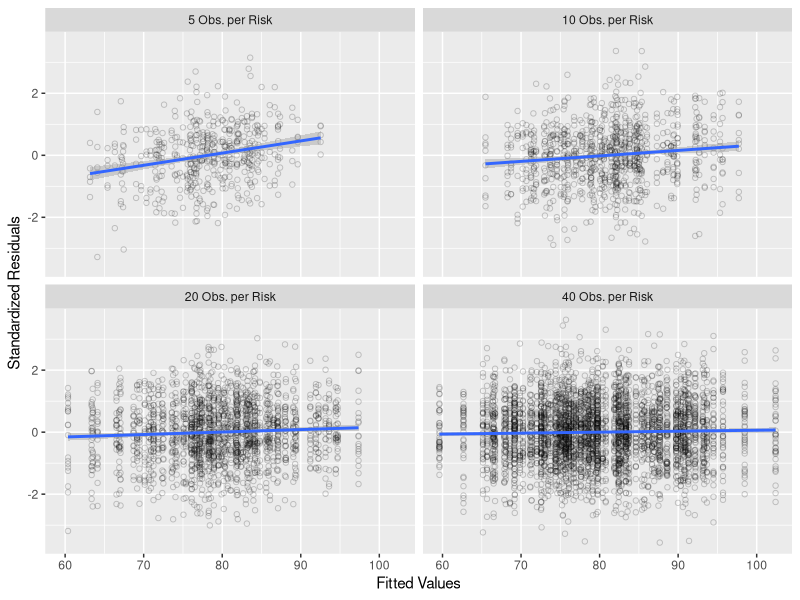

Write R code to recreate this figure.
## ---- chunk 1
#| include: false
#| message: false

library(tidyverse)
library(patchwork)
library(lme4)
## ---- chunk 2
#| include: false

options(width = 70)
## ---- chunk 3
#| echo: true
#| label: function-to-simulate-Buehlmann-Straub-model

sim.BS <- function(
    sim.label = "A",
    J = 100,
    N = 5,
    beta = 80,
    sigma.b.sq = 64,
    sigma.sq = 100,
    weight.min = 0.5,
    weight.spread = 1) {
  
  risk.dev <- rep(rnorm(J, mean = 0, sd = sqrt(sigma.b.sq)),
                  each = N)
  time.dev <- rnorm(J * N, mean = 0, sd = sqrt(sigma.sq))
  weight <- weight.min + runif(J * N, min = 0, max = weight.spread)
  tb <- tibble(
    sim.label = rep(sim.label, J * N),
    risk = factor(rep(1:J, each = N)),
    Wt = weight,
    rsk.dev = risk.dev,
    tme.dev = time.dev,
    Y = beta + rsk.dev + tme.dev
  )
  return(tb)
}
## ---- chunk 4
set.seed(398845)
BS.data <- list(
  BS.5  = sim.BS(sim.label =  "5 Obs. per Risk", N =  5),
  BS.10 = sim.BS(sim.label = "10 Obs. per Risk", N = 10),
  BS.20 = sim.BS(sim.label = "20 Obs. per Risk", N = 20),
  BS.40 = sim.BS(sim.label = "40 Obs. per Risk", N = 40))
## ---- chunk 5
BS.models <- map(BS.data,
                 \(d) lmer(Y ~ 1 + (1 | risk),
                           data = d,
                           weights = Wt))
## ---- chunk 6
BS.FV.Res <- map(BS.models,
                 \(m) {
                   tb <- getData(m)
                   tb$mu <- fitted(m)
                   tb$rsP <- resid(m, type = "pearson") / sigma(m)
                   return(tb)})

BS.slopes <- map_dbl(BS.FV.Res,
                     \(tb) {
                       fm <- lm(rsP ~ mu,
                                data = tb)
                       sfm <- summary(fm)
                       return(coef(sfm)[2,1])})

BS.pvals <- map_dbl(BS.FV.Res,
                    \(tb) {
                      fm <- lm(rsP ~ mu,
                               data = tb)
                      sfm <- summary(fm)
                      return(coef(sfm)[2,4])})
## ---- chunk 7
BS.results <- reduce(BS.FV.Res, bind_rows)
BS.results$sim.label <- factor(BS.results$sim.label)
BS.results$sim.label <- fct_relevel(
  BS.results$sim.label,
  str_c(str_sub(names(BS.slopes), 4), 
        " Obs. per Risk")[order(BS.slopes,
                                decreasing = TRUE)])
## ---- chunk 8
tb <- round(rbind(BS.slopes,
      BS.pvals), 4)
dimnames(tb) <- list(c("Slope", "P-Value"),
                     c("5 Obs.", "10 Obs.", "20 Obs.", "40 Obs."))
tb
## ---- chunk 9
#| label: fig-BS-sim-obs-per-risk
#| fig-cap: "Results of fitting a linear regression model to simulated data from the B&uuml;hlmann--Straub model. The panels have been arranged from the largest slope in the upper-left (5 Obs. per Risk) to the smallest slope in the lower-right (40 Obs. per Risk)."
#| fig-width: 5.5
#| fig-height: 4.5
#| message: false

ggplot(data = BS.results,
       mapping = aes(x = mu,
                     y = rsP)) +
  facet_wrap(vars(sim.label)) +
  geom_point(pch = 1, alpha = 0.2) +
  geom_smooth(method = "lm") +
  labs(x = "Fitted Values",
       y = "Standardized Residuals")
## ---- chunk 10
#| include: false

rm(list = c(ls(pattern = "[Bb][Ss]"),
            "tb"))
